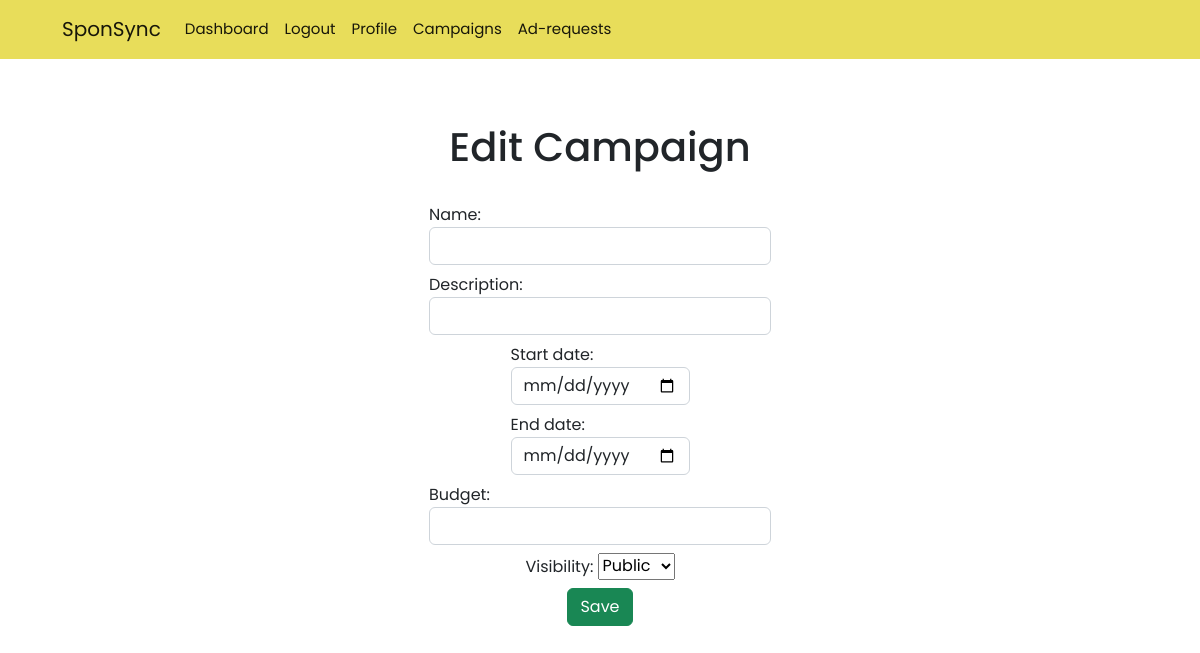
Page /campaign/3/edit (signed in) on the earlier database version.
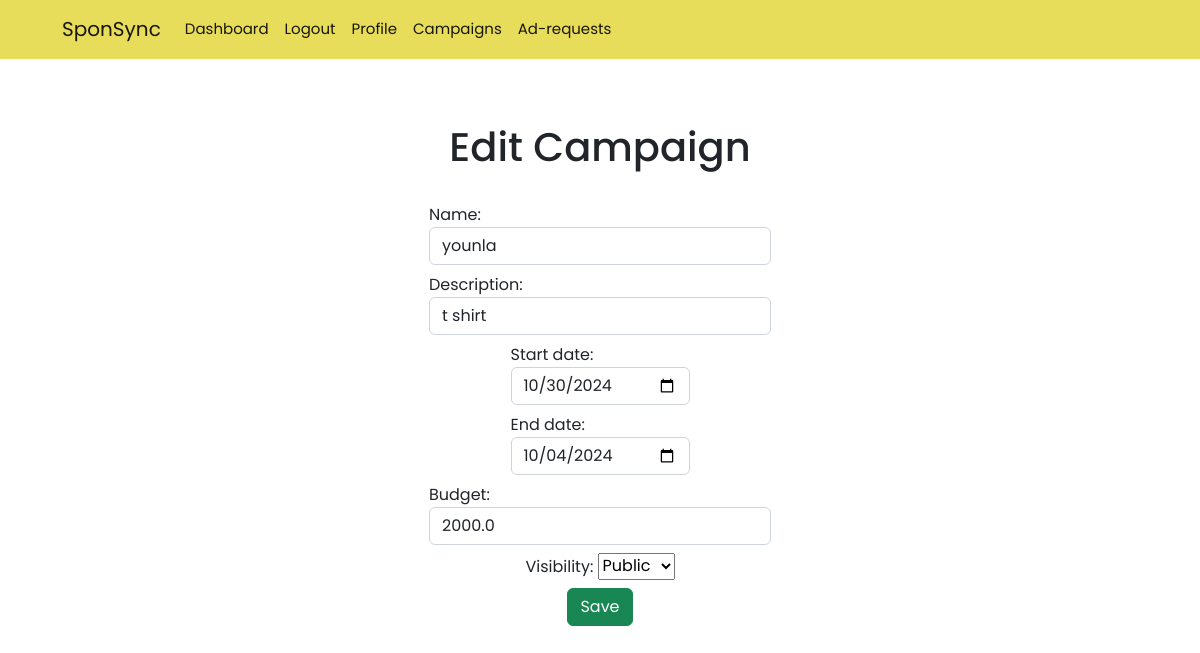
Same page on the later database version.
### models.py (models this page shows)
class Campaign(db.Model):
    id = db.Column(db.Integer,primary_key=True)
    name = db.Column(db.String(30),unique=True,nullable=False)
    sponsor_id = db.Column(db.Integer,db.ForeignKey("sponsor.id"))
    description = db.Column(db.String(1000),nullable=False)
    start_date = db.Column(db.Date,nullable=False)
    end_date = db.Column(db.Date,nullable=False)
    budget = db.Column(db.Float,nullable=False)
    visibility = db.Column(db.String(10),nullable=False)
    ad_requests = db.relationship("AdRequest",backref="campaign")
    flagged = db.Column(db.Boolean,nullable=False,default=False)

### routes.py (the view, shortened to what this page needs)
@app.route('/campaign/<int:id>/edit',methods=['GET','POST'])
@auth_required
def edit_campaign(id):
    user = User.query.get(session['user_id'])
    campaign = Campaign.query.get(id)
    return render_template('campaign/edit.html',user=user,campaign=campaign,current_date = date.today())

### routes.py (called while the page is built)
def auth_required(func):
    @wraps(func)
    def inner(*args , **kwargs):
        if 'user_id' not in session:
            flash('You need to login first.')
            return redirect(url_for('login'))
        return func(*args,**kwargs)
    return inner

### templates/campaign/edit.html (shortened to what this page needs)
{% extends 'layout.html' %}
{% block content %}
<h1>Edit Campaign</h1>
<form method="post">
    <label for="name" class="form-label">Name:
        <input type="text" name="name" id="name" class="form-control" value="{{campaign.name}}" required>
    </label>
    <label for="description" class="form-label">Description:
        <input type="text" name="description" id="description" class="form-control" value="{{campaign.description}}" required>
    </label>
    <label for="start_date" class="form-label">Start date:
        <input type="date" name="start_date" id="start_date" class="form-control" value="{{campaign.start_date}}" min="{{ current_date}}" required>
    </label>
    <label for="end_date" class="form-label">End date:
        <input type="date" name="end_date" id="end_date" class="form-control" value="{{campaign.end_date}}" min = "{{ current_date }}" required>
    </label>
    <label for="budget" class="form-label">Budget:
        <input type="number" name="budget" id="budget" class="form-control" value="{{campaign.budget}}"  required>
    </label>
    <label for="visibility" class="form-label">Visibility:
        <select name="visibility" id="visibility">
            <option value="public">Public</option>
        </select>
    </label>
    <input type="submit" value="Save" class="btn btn-success">
</form>
{% endblock %}

Differences in the rows shown:
added Campaign: name "younla", description "t shirt", start_date "10/30/2024", end_date "10/04/2024", budget "2000.0"
